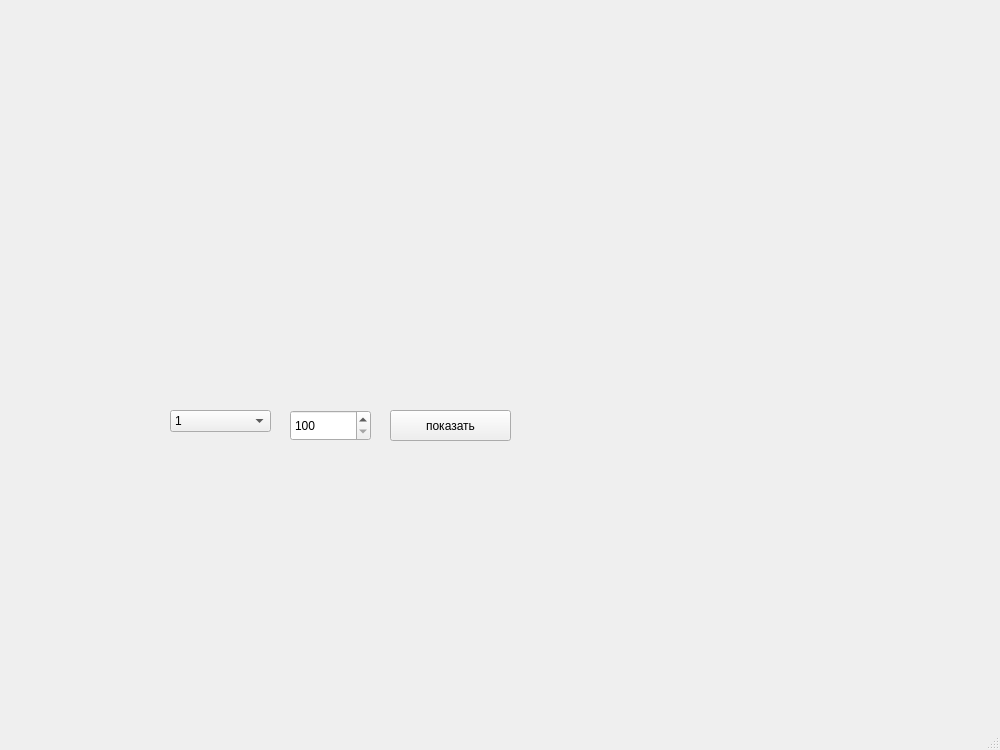
<?xml version="1.0" encoding="UTF-8"?>
<ui version="4.0">
 <class>MainWindow</class>
 <widget class="QMainWindow" name="MainWindow">
  <property name="geometry">
   <rect>
    <x>0</x>
    <y>0</y>
    <width>1000</width>
    <height>750</height>
   </rect>
  </property>
  <property name="sizePolicy">
   <sizepolicy hsizetype="Fixed" vsizetype="Fixed">
    <horstretch>0</horstretch>
    <verstretch>0</verstretch>
   </sizepolicy>
  </property>
  <property name="minimumSize">
   <size>
    <width>1000</width>
    <height>750</height>
   </size>
  </property>
  <property name="maximumSize">
   <size>
    <width>1000</width>
    <height>750</height>
   </size>
  </property>
  <property name="windowTitle">
   <string>Navigator</string>
  </property>
  <widget class="QWidget" name="centralwidget">
   <widget class="QLabel" name="map">
    <property name="geometry">
     <rect>
      <x>23</x>
      <y>0</y>
      <width>954</width>
      <height>376</height>
     </rect>
    </property>
    <property name="styleSheet">
     <string notr="true">QLabel{
image: url(&quot;C:\\Users/gyxep/AppData/Local/Programs/Python/Python35-32/projects/hackday/source/1k1e.png&quot;);
}</string>
    </property>
    <property name="text">
     <string/>
    </property>
   </widget>
   <widget class="QLabel" name="arrow">
    <property name="geometry">
     <rect>
      <x>250</x>
      <y>230</y>
      <width>0</width>
      <height>0</height>
     </rect>
    </property>
    <property name="styleSheet">
     <string notr="true">QLabel{
image: url(&quot;&quot;);
}</string>
    </property>
    <property name="text">
     <string/>
    </property>
   </widget>
   <widget class="QComboBox" name="corpus">
    <property name="geometry">
     <rect>
      <x>170</x>
      <y>410</y>
      <width>101</width>
      <height>22</height>
     </rect>
    </property>
    <item>
     <property name="text">
      <string>1</string>
     </property>
    </item>
    <item>
     <property name="text">
      <string>2</string>
     </property>
    </item>
   </widget>
   <widget class="QSpinBox" name="cabin">
    <property name="geometry">
     <rect>
      <x>290</x>
      <y>410</y>
      <width>81</width>
      <height>31</height>
     </rect>
    </property>
    <property name="minimum">
     <number>100</number>
    </property>
    <property name="maximum">
     <number>799</number>
    </property>
   </widget>
   <widget class="QPushButton" name="button_check">
    <property name="geometry">
     <rect>
      <x>390</x>
      <y>410</y>
      <width>121</width>
      <height>31</height>
     </rect>
    </property>
    <property name="text">
     <string>показать</string>
    </property>
   </widget>
  </widget>
  <widget class="QMenuBar" name="menubar">
   <property name="geometry">
    <rect>
     <x>0</x>
     <y>0</y>
     <width>1000</width>
     <height>21</height>
    </rect>
   </property>
  </widget>
  <widget class="QStatusBar" name="statusbar"/>
 </widget>
 <resources/>
 <connections/>
</ui>
